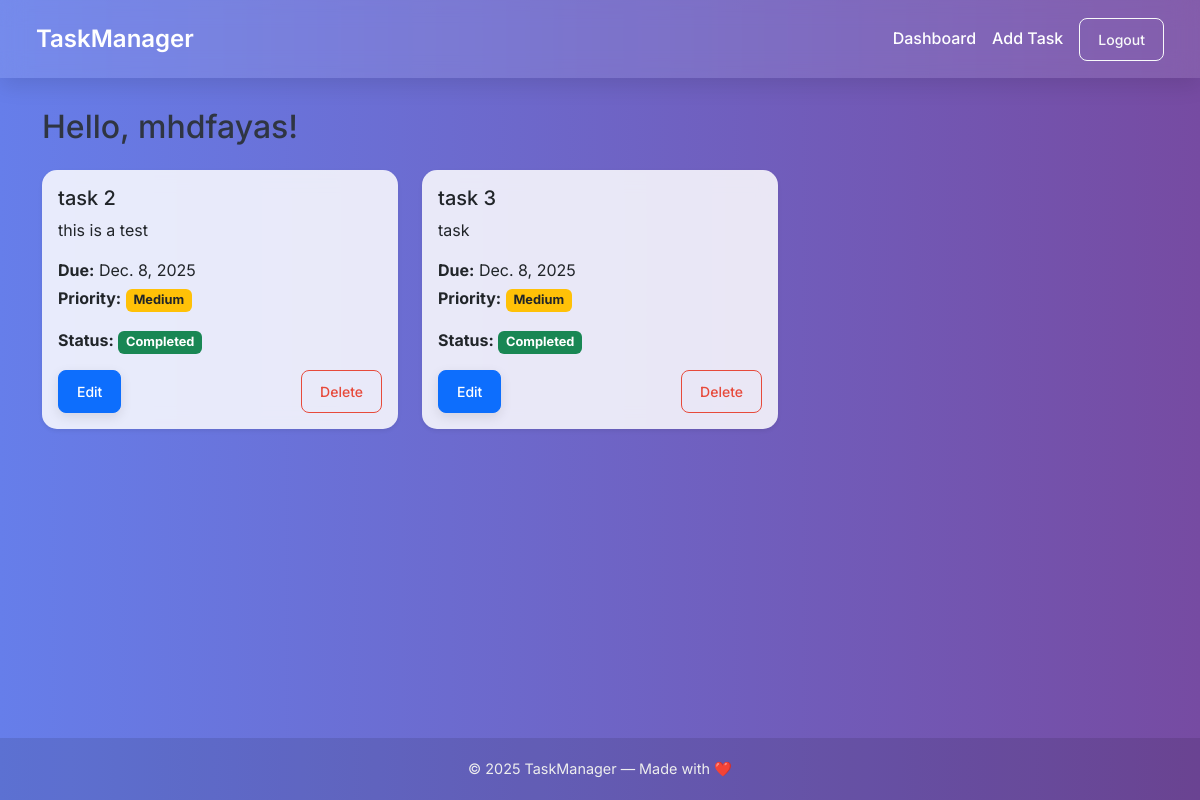
The page / (signed in) on the database its author committed.
### tasks/models.py (models this page shows, shortened)
class Task(models.Model):
    PRIORITY_CHOICES = [
        ('L', 'Low'),
        ('M', 'Medium'),
        ('H', 'High'),
    ]
    user = models.ForeignKey(User, on_delete=models.CASCADE)
    title = models.CharField(max_length=200)
    description = models.TextField(blank=True)
    completed = models.BooleanField(default=False)
    priority = models.CharField(max_length=1, choices=PRIORITY_CHOICES, default='M')
    due_date = models.DateField(null=True, blank=True)
    created_at = models.DateTimeField(auto_now_add=True)

### tasks/views.py (the view)
# urls.py: path('', views.dashboard, name='dashboard'),
@login_required
def dashboard(request):
    tasks = Task.objects.filter(user=request.user)
    return render(request, 'dashboard.html', {'tasks': tasks})

### templates/dashboard.html (shortened to what this page needs)
{% extends 'base.html' %}
{% block content %}
<h2 class="mb-4">Hello, {{ user.username }}!</h2>
{% if tasks %}
  <div class="row">
    {% for task in tasks %}
      <div class="col-md-6 col-lg-4 mb-4">
        <div class="card shadow-sm">
          <div class="card-body">
            <h5 class="card-title">{{ task.title }}</h5>
            <p class="card-text">{{ task.description|default:"No description" }}</p>
            <p class="mb-1"><strong>Due:</strong> {{ task.due_date|default:"None" }}</p>
            <p><strong>Priority:</strong>
              {% if task.priority == 'H' %} <span class="badge bg-danger">High</span>
              {% elif task.priority == 'M' %} <span class="badge bg-warning text-dark">Medium</span>
              {% else %} <span class="badge bg-success">Low</span> {% endif %}
            </p>
            <p><strong>Status:</strong>
              {% if task.completed %}
                <span class="badge bg-success">Completed</span>
              {% else %}
                <span class="badge bg-secondary">Pending</span>
              {% endif %}
            </p>
            <div class="d-flex justify-content-between mt-3">
              <a href="{% url 'edit_task' task.id %}" class="btn btn-sm btn-primary">Edit</a>
              <a href="{% url 'delete_task' task.id %}" class="btn btn-sm btn-outline-danger"
                 onclick="return confirm('Are you sure you want to delete this task?')">Delete</a>
            </div>
          </div>
        </div>
      </div>
    {% endfor %}
  </div>
{% else %}
  <p>You have no tasks. <a href="{% url 'add_task' %}">Add one now</a>.</p>
{% endif %}
{% endblock %}

### templates/base.html (shortened to what this page needs)
<!DOCTYPE html>
<html lang="en">
<head>
  <link href="https://cdn.jsdelivr.net/npm/bootstrap@5.3.0/dist/css/bootstrap.min.css" rel="stylesheet">
</head>
<body>
  <nav class="navbar navbar-expand-lg px-4 py-3">
    <div class="container-fluid">
      <a class="navbar-brand" href="{% url 'dashboard' %}">TaskManager</a>
      <div class="collapse navbar-collapse justify-content-end" id="navbarNav">
        <ul class="navbar-nav">
          <li class="nav-item"><a class="nav-link" href="{% url 'dashboard' %}">Dashboard</a></li>
          <li class="nav-item"><a class="nav-link" href="{% url 'add_task' %}">Add Task</a></li>
          <li class="nav-item">
            <form method="POST" action="{% url 'logout' %}">
              <button class="btn btn-outline-light btn-sm ms-2" type="submit">Logout</button>
            </form>
          </li>
        </ul>
      </div>
    </div>
  </nav>
  <div class="container">
    {% block content %}{% endblock %}
  </div>
  <footer>
    © {{ year|default:2025 }} TaskManager — Made with ❤️
  </footer>
</body>
</html>

### rows shown on the page
Task: title "task 2", description "this is a test", due_date "Dec. 8, 2025", priority "Medium", completed "Completed"
Task: title "task 3", description "task", due_date "Dec. 8, 2025", priority "Medium", completed "Completed"

### other values the page prints
{{ user.username }} "mhdfayas"
{{ year|default:2025 }} "2025"
